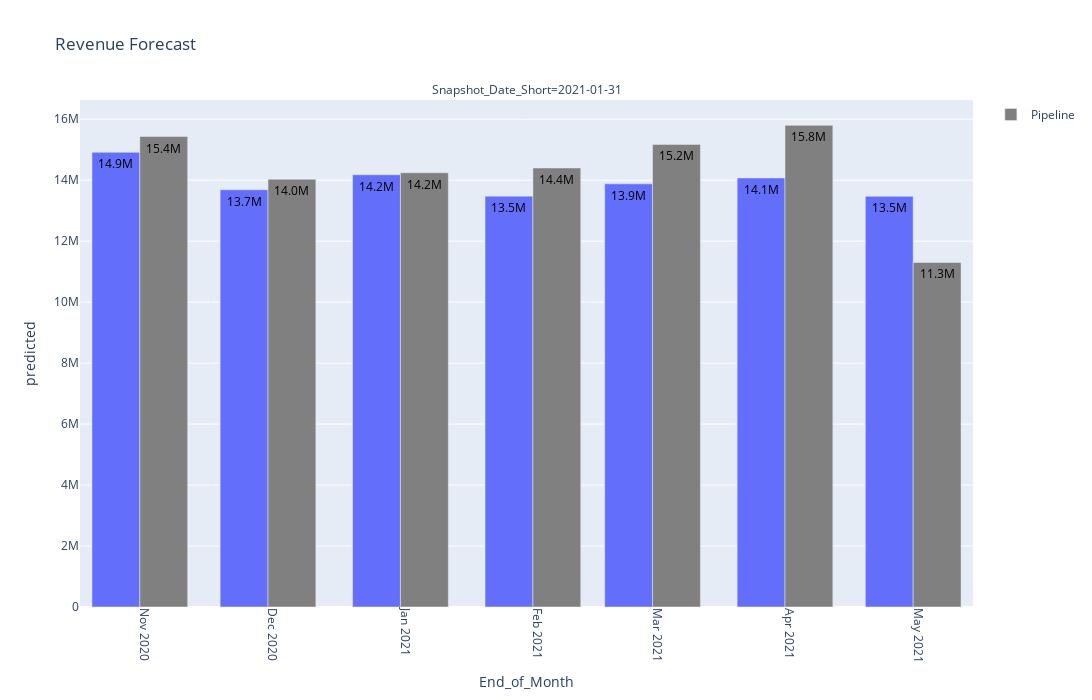

Notebook source saved alongside this figure:
### Code cell
#!/usr/bin/python
# -*- coding: utf-8 -*-
import plotly.express as px
import plotly.graph_objs as go
df = final_merge_df.query('Relative_Snapshot_Month_Offset == 0 and Relative_Snapshot_Month_Offset >= -3 and Relative_Offset >= -3')
'''
df_sum = final_merge_df.pivot_table(index=['Snapshot_Date_Short',
                                   'Relative_Snapshot_Month_Offset',
                                   'End_of_Month', 'Relative_Offset'],
                                   values=['predicted', 'Revenue',
                                   'Pipeline'], aggfunc=np.sum,
                                   margins=False)  # columns='Relative_Offet',
df_sum = df_sum.reset_index(level=df_sum.index.names)
'''
df['End_of_Month'] = pd.to_datetime(df['End_of_Month'
                                    ]).dt.date.astype(str)
df['Snapshot_Date_Short'] = pd.to_datetime(df['Snapshot_Date_Short'
        ]).dt.date.astype(str)

x = 'End_of_Month'
y = 'predicted'
y1 = 'Pipeline'
y2 = 'Revenue'
fig = px.bar(  # color=y,
               # facet_row='Snapshot_Date_Short',
    df,
    x=x,
    y=y,
    text=y,
    barmode='group',
    facet_col='Snapshot_Date_Short',
    width=fig_width,
    height=fig_height,
    title='Revenue Forecast',
    )
trace2 = go.Bar(x=df[x], y=df[y1], text=df[y1], name=y1,
                marker_color='grey')
trace2.update(legendgroup='trendline', showlegend=False)
fig.add_trace(trace2, row='all', col='all', exclude_empty_subplots=True)
fig.update_traces(selector=-1, showlegend=True)
fig.update_traces(texttemplate='%{text:.3s}', textposition='auto',
                  textfont_color='black')
fig.update_layout(uniformtext_minsize=8, uniformtext_mode='hide')

'''
fig.add_trace(go.Scatter(
    x=df_sum[x],
    y=df_sum[y2],
    text=df_sum[y2],
    mode='lines',
    line=go.scatter.Line(color='green'),
    name='Pipeline',
    ))
'''
fig.update_xaxes(tickangle=90, title_text=x)

        # title_font = {"size": 20},
        # title_standoff = 25

fig.show()

### Figure 1 — Plotly figure (JSON) as saved in the notebook; plotly's stock layout.template omitted (floating-point values rounded to 4 significant figures)
{"data": [{"alignmentgroup": "True", "hovertemplate": "Snapshot_Date_Short=2021-01-31<br>End_of_Month=%{x}<br>predicted=%{text}<extra></extra>", "legendgroup": "", "marker": {"color": "#636efa"}, "name": "", "offsetgroup": "", "orientation": "v", "showlegend": false, "text": [14914985, 13686193, 14179135, 13477000, 13880067, 14073999, 13470097], "textfont": {"color": "black"}, "textposition": "auto", "texttemplate": "%{text:.3s}", "type": "bar", "x": ["2020-10-31", "2020-11-30", "2020-12-31", "2021-01-31", "2021-02-28", "2021-03-31", "2021-04-30"], "xaxis": "x", "y": [14914985, 13686193, 14179135, 13477000, 13880067, 14073999, 13470097], "yaxis": "y"}, {"legendgroup": "trendline", "marker": {"color": "grey"}, "name": "Pipeline", "showlegend": true, "text": [15433515, 14031333, 14243578, 14400426, 15174782, 15799150, 11303911], "textfont": {"color": "black"}, "textposition": "auto", "texttemplate": "%{text:.3s}", "type": "bar", "x": ["2020-10-31", "2020-11-30", "2020-12-31", "2021-01-31", "2021-02-28", "2021-03-31", "2021-04-30"], "xaxis": "x", "y": [15433515, 14031333, 14243578, 14400426, 15174782, 15799150, 11303911], "yaxis": "y"}], "layout": {"annotations": [{"font": {}, "showarrow": false, "text": "Snapshot_Date_Short=2021-01-31", "x": 0.5, "xanchor": "center", "xref": "paper", "y": 1, "yanchor": "bottom", "yref": "paper"}], "barmode": "group", "height": 700, "legend": {"tracegroupgap": 0}, "title": {"text": "Revenue Forecast"}, "uniformtext": {"minsize": 8, "mode": "hide"}, "width": 1500, "xaxis": {"anchor": "y", "domain": [0, 1], "tickangle": 90, "title": {"text": "End_of_Month"}}, "yaxis": {"anchor": "x", "domain": [0, 1], "title": {"text": "predicted"}}}}
